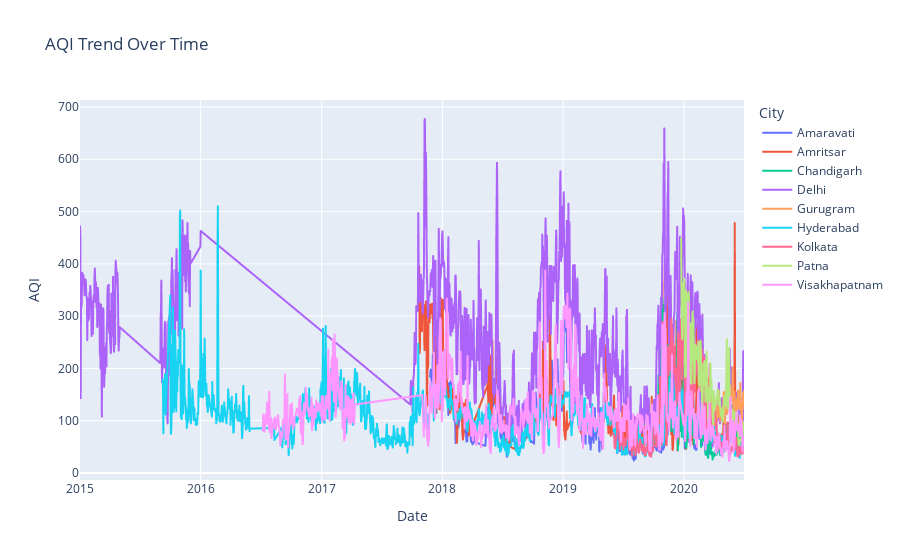

Notebook cell for this chart:
### Markdown cell above
#### AQI Trend Over Time

### Code cell
# AQI Trend Over Time
fig1 = px.line(data, x='Date', y='AQI', color='City', title='AQI Trend Over Time')
fig1.show()
